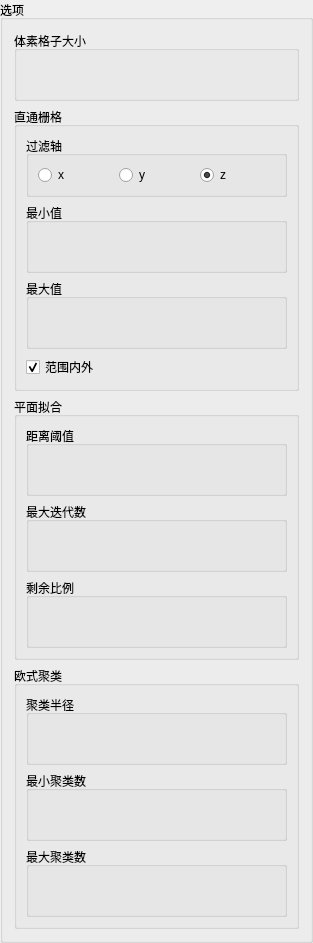
     <widget class="QGroupBox" name="Function2Config">
      <property name="minimumSize">
       <size>
        <width>300</width>
        <height>0</height>
       </size>
      </property>
      <property name="title">
       <string>选项</string>
      </property>
      <layout class="QVBoxLayout" name="verticalLayout_5">
       <item>
        <widget class="MyScrollTextBar" name="gridSize">
         <property name="minimumSize">
          <size>
           <width>281</width>
           <height>70</height>
          </size>
         </property>
         <property name="title">
          <string>体素格子大小</string>
         </property>
        </widget>
       </item>
       <item>
        <widget class="QGroupBox" name="passThroughGrid">
         <property name="title">
          <string>直通栅格</string>
         </property>
         <layout class="QVBoxLayout" name="verticalLayout_2">
          <item>
           <widget class="QGroupBox" name="groupBox_2">
            <property name="title">
             <string>过滤轴</string>
            </property>
            <layout class="QHBoxLayout" name="horizontalLayout_2">
             <item>
              <widget class="QRadioButton" name="radioButton_x">
               <property name="text">
                <string>x</string>
               </property>
              </widget>
             </item>
             <item>
              <widget class="QRadioButton" name="radioButton_y">
               <property name="text">
                <string>y</string>
               </property>
              </widget>
             </item>
             <item>
              <widget class="QRadioButton" name="radioButton_z">
               <property name="text">
                <string>z</string>
               </property>
               <property name="checked">
                <bool>true</bool>
               </property>
              </widget>
             </item>
            </layout>
           </widget>
          </item>
          <item>
           <widget class="MyScrollTextBar" name="ptg_minValue">
            <property name="minimumSize">
             <size>
              <width>261</width>
              <height>70</height>
             </size>
            </property>
            <property name="title">
             <string>最小值</string>
            </property>
           </widget>
          </item>
          <item>
           <widget class="MyScrollTextBar" name="ptg_maxValue">
            <property name="minimumSize">
             <size>
              <width>261</width>
              <height>70</height>
             </size>
            </property>
            <property name="title">
             <string>最大值</string>
            </property>
           </widget>
          </item>
          <item>
           <widget class="QCheckBox" name="checkBox">
            <property name="text">
             <string>范围内外</string>
            </property>
            <property name="checked">
             <bool>true</bool>
            </property>
           </widget>
          </item>
         </layout>
        </widget>
       </item>
       <item>
        <widget class="QGroupBox" name="planeFitting">
         <property name="title">
          <string>平面拟合</string>
         </property>
         <layout class="QVBoxLayout" name="verticalLayout_4">
          <item>
           <widget class="MyScrollTextBar" name="distanceThreshold">
            <property name="minimumSize">
             <size>
              <width>261</width>
              <height>70</height>
             </size>
            </property>
            <property name="title">
             <string>距离阈值</string>
            </property>
           </widget>
          </item>
          <item>
           <widget class="MyScrollTextBar" name="maxIterations">
            <property name="minimumSize">
             <size>
              <width>261</width>
              <height>70</height>
             </size>
            </property>
            <property name="title">
             <string>最大迭代数</string>
            </property>
           </widget>
          </item>
          <item>
           <widget class="MyScrollTextBar" name="residualRadio">
            <property name="minimumSize">
             <size>
              <width>261</width>
              <height>70</height>
             </size>
            </property>
            <property name="title">
             <string>剩余比例</string>
            </property>
           </widget>
          </item>
         </layout>
        </widget>
       </item>
       <item>
        <widget class="QGroupBox" name="euclideanClustering">
         <property name="title">
          <string>欧式聚类</string>
         </property>
         <layout class="QVBoxLayout" name="verticalLayout_3">
          <item>
           <widget class="MyScrollTextBar" name="groupBox_13">
            <property name="minimumSize">
             <size>
              <width>261</width>
              <height>70</height>
             </size>
            </property>
            <property name="title">
             <string>聚类半径</string>
            </property>
           </widget>
          </item>
          <item>
           <widget class="MyScrollTextBar" name="groupBox_8">
            <property name="minimumSize">
             <size>
              <width>261</width>
              <height>70</height>
             </size>
            </property>
            <property name="title">
             <string>最小聚类数</string>
            </property>
           </widget>
          </item>
          <item>
           <widget class="MyScrollTextBar" name="groupBox_9">
            <property name="minimumSize">
             <size>
              <width>261</width>
              <height>70</height>
             </size>
            </property>
            <property name="title">
             <string>最大聚类数</string>
            </property>
           </widget>
          </item>
         </layout>
        </widget>
       </item>
      </layout>
     </widget>
